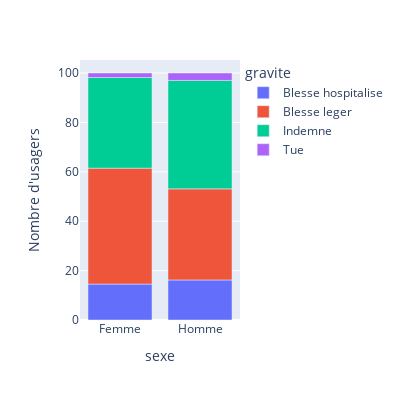

Notebook cell for this chart:
### Code cell
diag_barres_interactif_usagers(df_usagers, "sexe")

### Figure 1 — Plotly figure (JSON) as saved in the notebook; plotly's stock layout.template omitted (floating-point values rounded to 4 significant figures)
{"data": [{"alignmentgroup": "True", "hovertemplate": "gravite=Blesse hospitalise<br>sexe=%{x}<br>Nombre d'usagers=%{y}<extra></extra>", "legendgroup": "Blesse hospitalise", "marker": {"color": "#636efa", "pattern": {"shape": ""}}, "name": "Blesse hospitalise", "offsetgroup": "Blesse hospitalise", "orientation": "v", "showlegend": true, "textposition": "auto", "type": "bar", "x": ["Femme", "Homme"], "xaxis": "x", "y": [14.55, 16.22], "yaxis": "y"}, {"alignmentgroup": "True", "hovertemplate": "gravite=Blesse leger<br>sexe=%{x}<br>Nombre d'usagers=%{y}<extra></extra>", "legendgroup": "Blesse leger", "marker": {"color": "#EF553B", "pattern": {"shape": ""}}, "name": "Blesse leger", "offsetgroup": "Blesse leger", "orientation": "v", "showlegend": true, "textposition": "auto", "type": "bar", "x": ["Femme", "Homme"], "xaxis": "x", "y": [46.92, 36.87], "yaxis": "y"}, {"alignmentgroup": "True", "hovertemplate": "gravite=Indemne<br>sexe=%{x}<br>Nombre d'usagers=%{y}<extra></extra>", "legendgroup": "Indemne", "marker": {"color": "#00cc96", "pattern": {"shape": ""}}, "name": "Indemne", "offsetgroup": "Indemne", "orientation": "v", "showlegend": true, "textposition": "auto", "type": "bar", "x": ["Femme", "Homme"], "xaxis": "x", "y": [36.71, 43.9], "yaxis": "y"}, {"alignmentgroup": "True", "hovertemplate": "gravite=Tue<br>sexe=%{x}<br>Nombre d'usagers=%{y}<extra></extra>", "legendgroup": "Tue", "marker": {"color": "#ab63fa", "pattern": {"shape": ""}}, "name": "Tue", "offsetgroup": "Tue", "orientation": "v", "showlegend": true, "textposition": "auto", "type": "bar", "x": ["Femme", "Homme"], "xaxis": "x", "y": [1.82, 3.01], "yaxis": "y"}], "layout": {"barmode": "relative", "height": 400, "legend": {"title": {"text": "gravite"}, "tracegroupgap": 0}, "margin": {"t": 60}, "width": 400, "xaxis": {"anchor": "y", "domain": [0, 1], "title": {"text": "sexe"}}, "yaxis": {"anchor": "x", "domain": [0, 1], "title": {"text": "Nombre d'usagers"}}}}
